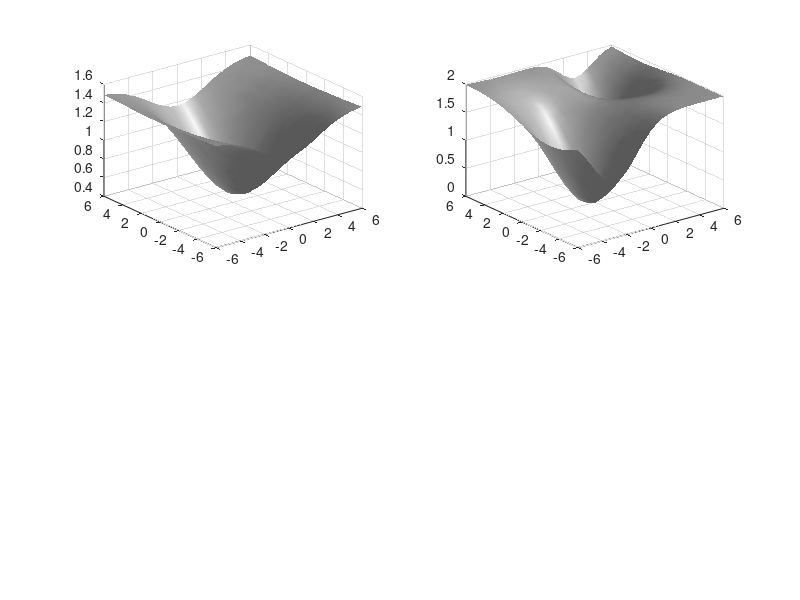

MATLAB code to generate this figure: (Note: this script raises an error after producing the figure.)
clear all; close all; clc
h=0.5
x=-6:h:6;
y=-6:h:6;

[X,Y]=meshgrid(x,y);
F0=1.5-1.0*exp(-0.03*(3*(X).^2+(Y).^2));

F=1.5-1.6*exp(-0.05*(3*(X+3).^2+(Y+3).^2));
F2=F + (0.5-exp(-0.1*(3*(X-3).^2+(Y-3).^2)));

[dF0x,dF0y]=gradient(F0,h,h);
[dF2x,dF2y]=gradient(F2,h,h);

figure(1)
subplot(2,2,1)
surfl(X,Y,F0), colormap(gray), shading interp, %alpha(0.5)
hold on
contour(X,Y,F0-0.5,10,'Linewidth',[2]), %colormap([0 0 0])
axis([-6 6 -6 6])

subplot(2,2,2)
surfl(X,Y,F2), shading interp, colormap(gray), , alpha(1)
hold on
contour(X,Y,F2-1,10), %colormap([0 0 0])
%pcolor(X,Y,F2), shading interp
axis([-6 6 -6 6])

figure(2)
subplot(2,2,1)
surfl(X,Y,dF0x), colormap(gray), shading interp
set(gca,'Xlim',[-6 6],'Ylim',[-6 6])
subplot(2,2,3)
surfl(X,Y,dF0y), colormap(gray), shading interp
set(gca,'Xlim',[-6 6],'Ylim',[-6 6])

subplot(2,2,2)
surfl(X,Y,dF2x), colormap(gray), shading interp
set(gca,'Xlim',[-6 6],'Ylim',[-6 6])
subplot(2,2,4)
surfl(X,Y,dF2y), colormap(gray), shading interp
set(gca,'Xlim',[-6 6],'Ylim',[-6 6])

%% gradient descent

clear x
clear y
Fquad=X.^2+3*Y.^2;

x(1)=3; y(1)=2; % initial guess 
f(1)=x(1)^2+3*y(1)^2; % initial function value
for j=1:10
    del=(x(j)^2 +9*y(j)^2)/(2*x(j)^2 + 54*y(j)^2); 
    x(j+1)=(1-2*del)*x(j); % update values 
    y(j+1)=(1-6*del)*y(j);
    f(j+1)=x(j+1)^2+3*y(j+1)^2;
    
    if abs(f(j+1)-f(j))<10^(-6) % check convergence 
        break
    end
end

% figure(3)
% contour(X,Y,Fquad,40); colormap([0 0 0])
% hold on
% plot(x,y,'ro',x,y,'k:','Linewidth',[2])
% axis([-3 3 -3 3])

figure(3)
surfl(X,Y,Fquad), shading interp, alpha(0.4)
hold on
plot3(x,y,f,'ro','Linewidth',[2])
plot3(x,y,f,'k:','Linewidth',[2])
contour(X,Y,Fquad,40); colormap([0 0 0])
hold on
%plot(x,y,'ro',x,y,'k:','Linewidth',[2])
axis([-3 3 -3 3 0 40])
view(-50,55)
set(gca,'Fontsize',[12])

%% computing the gradient descent with fminsearch
clear F
clear F1

h=0.1;
x=-6:h:6;
y=-6:h:6;

[X,Y]=meshgrid(x,y);

F1=1.5-1.6*exp(-0.05*(3*(X+3).^2+(Y+3).^2));
F=F1 + (0.5-exp(-0.1*(3*(X-3).^2+(Y-3).^2)));
f=F;

dx=h; dy=h;
[dFx,dFy]=gradient(F,h,h);
[dfx,dfy]=gradient(f,dx,dy);

clear f
clear dfx
clear dfy
clear x
clear y

x0=[4  0 -5];
y0=[0 -5  2];
col=['ro','bo','mo'];
for jj=1:3
    
    x(1)=x0(jj); y(1)=y0(jj);
    f(1)=interp2(X,Y,F,x(1),y(1));
    dfx=interp2(X,Y,dFx,x(1),y(1));
    dfy=interp2(X,Y,dFy,x(1),y(1));
    
    for j=1:10
        del=fminsearch('delsearch',0.2,[],x(end),y(end),dfx,dfy,X,Y,F); % optimal tau
        x(j+1)=x(j)-del*dfx; % update x, y, and f
        y(j+1)=y(j)-del*dfy;
        f(j+1)=interp2(X,Y,F,x(j+1),y(j+1));
        dfx=interp2(X,Y,dFx,x(j+1),y(j+1));
        dfy=interp2(X,Y,dFy,x(j+1),y(j+1));
        
        if abs(f(j+1)-f(j))<10^(-6) % check convergence
            break
        end
    end
    
    if jj==1
        x1=x; y1=y; f1=f;
    end
    if jj==2
        x2=x; y2=y; f2=f;
    end
    if jj==3
        x3=x; y3=y; f3=f;
    end
    
    
    clear x
    clear y
    clear f
    
end


figure(4)
%subplot(2,2,2)
    contour(X,Y,F-1,10), colormap([0 0 0])
    hold on
    plot(x1,y1,'ro',x1,y1,'k:',x2,y2,'mo',x2,y2,'k:',x3,y3,'bo',x3,y3,'k:','Linewidth',[2])
set(gca,'Fontsize',[18])

figure(5)
%subplot(2,2,1)
surfl(X,Y,F), shading interp, colormap(gray), %alpha(0.5)
hold on
%    contour(X,Y,F-1,10), colormap([0 0 0])
    plot3(x1,y1,f1+.1,'ro',x1,y1,f1,'k:',x2,y2,f2+0.1,'mo',x2,y2,f2,'k:',x3,y3,f3+0.1,'bo',x3,y3,f3,'k:','Linewidth',[2])
set(gca,'Fontsize',[18])
axis([-6 6 -6 6])
view(-25,60)

%% alternating descent
clear all; close all; clc
h=0.1;
x=-6:h:6;
y=-6:h:6;

[X,Y]=meshgrid(x,y);

F1=1.5-1.6*exp(-0.05*(3*(X+3).^2+(Y+3).^2));
F=F1 + (0.5-exp(-0.1*(3*(X-3).^2+(Y-3).^2)));

x0=[4  0 -5];
y0=[0 -5  2];
col=['ro','bo','mo'];
xa=zeros(1,5); y1=zeros(1,5); f=zeros(1,5)

for jj=1:3
    
    xa(1)=x0(jj); ya(1)=y0(jj);
    f(1)=interp2(X,Y,F,xa(1),ya(1));
    
    fx=interp2(X,Y,F,xa(1),y); xa(2)=xa(1); [~,ind]=min(fx); ya(2)=y(ind);
    fy=interp2(X,Y,F,x,ya(2)); ya(3)=ya(2); [~,ind]=min(fy); xa(3)=x(ind);
    
    fx=interp2(X,Y,F,xa(3),y); xa(4)=xa(3); [~,ind]=min(fx); ya(4)=y(ind);
    fy=interp2(X,Y,F,x,ya(4)); ya(5)=ya(4); [~,ind]=min(fy); xa(5)=x(ind);
    
    f(2)=interp2(X,Y,F,xa(2),ya(2));
    f(3)=interp2(X,Y,F,xa(3),ya(3));
    f(4)=interp2(X,Y,F,xa(4),ya(4));
    f(5)=interp2(X,Y,F,xa(5),ya(5));
    
    if jj==1
        x1=xa; y1=ya; f1=f;
    end
    if jj==2
        x2=xa; y2=ya; f2=f;
    end
    if jj==3
        x3=xa; y3=ya; f3=f;
    end
    
    
    clear xa
    clear ya
    
end


figure(6)
    contour(X,Y,F-1,10), colormap([0 0 0])
    hold on
%    plot(x1,y1,'ro',x1,y1,'k:','Linewidth',[2])
    plot(x1,y1,'ro',x1,y1,'k:',x2,y2,'mo',x2,y2,'k:',x3,y3,'bo',x3,y3,'k:','Linewidth',[2])
set(gca,'Fontsize',[18])

figure(7)
%subplot(2,2,1)
surfl(X,Y,F), shading interp, colormap(gray), %alpha(0.5)
hold on
%    contour(X,Y,F-1,10), colormap([0 0 0])
    plot3(x1,y1,f1+.1,'ro',x1,y1,f1,'k:',x2,y2,f2+0.1,'mo',x2,y2,f2,'k:',x3,y3,f3+0.1,'bo',x3,y3,f3,'k:','Linewidth',[2])
set(gca,'Fontsize',[18])
axis([-6 6 -6 6])
view(-25,60)

